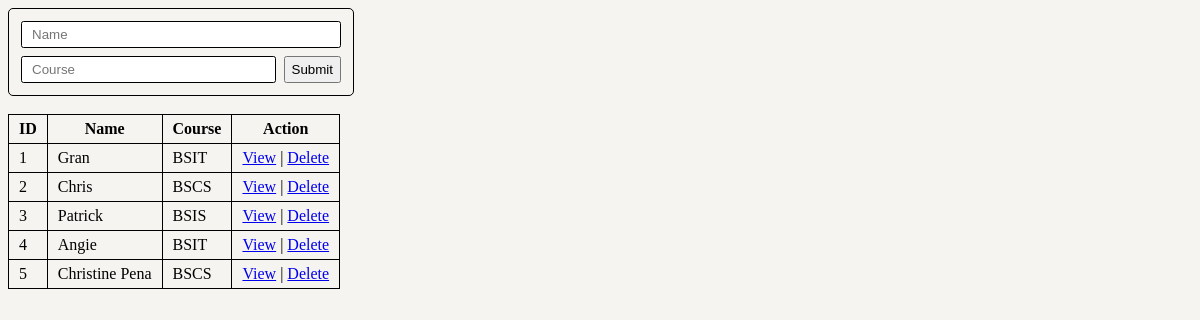
The page / on the database its author committed.
### tables this page shows
CREATE TABLE `student` (
  `stud_id` int(255) NOT NULL,
  `stud_name` varchar(255) NOT NULL,
  `stud_course` varchar(255) NOT NULL
);

### process.php (the view, shortened to what this page needs)
<?php
function getData($conn)
{
    $sql = "SELECT * FROM student";
    $result = mysqli_query($conn, $sql);
    if (mysqli_num_rows($result) > 0) {
        echo "<table>";
        echo "<tr>";
        echo "<th>ID</th>";
        echo "<th>Name</th>";
        echo "<th>Course</th>";
        echo "<th>Action</th>";
        echo "</tr>";
        while ($row = mysqli_fetch_assoc($result)) {
            echo "<tr>";
            echo "<td>" . $row["stud_id"] . "</td>";
            echo "<td>" . $row["stud_name"] . "</td>";
            echo "<td>" . $row["stud_course"] . "</td>";
            echo "<td><a href='?view=" . $row["stud_id"] . "'>View</a> | <a href='?delete=" . $row["stud_id"] . "'>Delete</a></td>";
            echo "</tr>";
        }
        echo "</table>";
    } else {
        echo "Database is empty!";
    }
}

### index.php (shortened to what this page needs)
<!DOCTYPE html>
<html>
<head>
    <?php
    include('db.php');
    include('process.php');
    ?>
</head>
<body>
    <div class="container">
        <form method="POST" action="process.php" class="form">
            <input type="text" name="myname" placeholder="Name" class="input">
            <input type="text" name="mycourse" placeholder="Course" class="input">
            <button type="submit" class="submit">Submit</button>
        </form>
    </div>
    <?php
    getData($conn);
    ?>
</body>
</html>

### index.php (style rules this page uses)
body { background-color: #f6f4f0; }
table, th, td { border: 1px solid black; border-collapse: collapse; padding: 5px 10px; }
.container { border: #000000 1.5px solid; border-radius: 5px; width: 20rem; padding: 0.75rem; }
.form { display: flex; flex-wrap: wrap; gap: 0.5rem; }
.input { flex: 1 0 10rem; border: #000000 1.5px solid; border-radius: 2.5px; padding: 5px 10px; }

### rows shown on the page
student: stud_id "1", stud_name "Gran", stud_course "BSIT"
student: stud_id "2", stud_name "Chris", stud_course "BSCS"
student: stud_id "3", stud_name "Patrick", stud_course "BSIS"
student: stud_id "4", stud_name "Angie", stud_course "BSIT"
student: stud_id "5", stud_name "Christine Pena", stud_course "BSCS"
